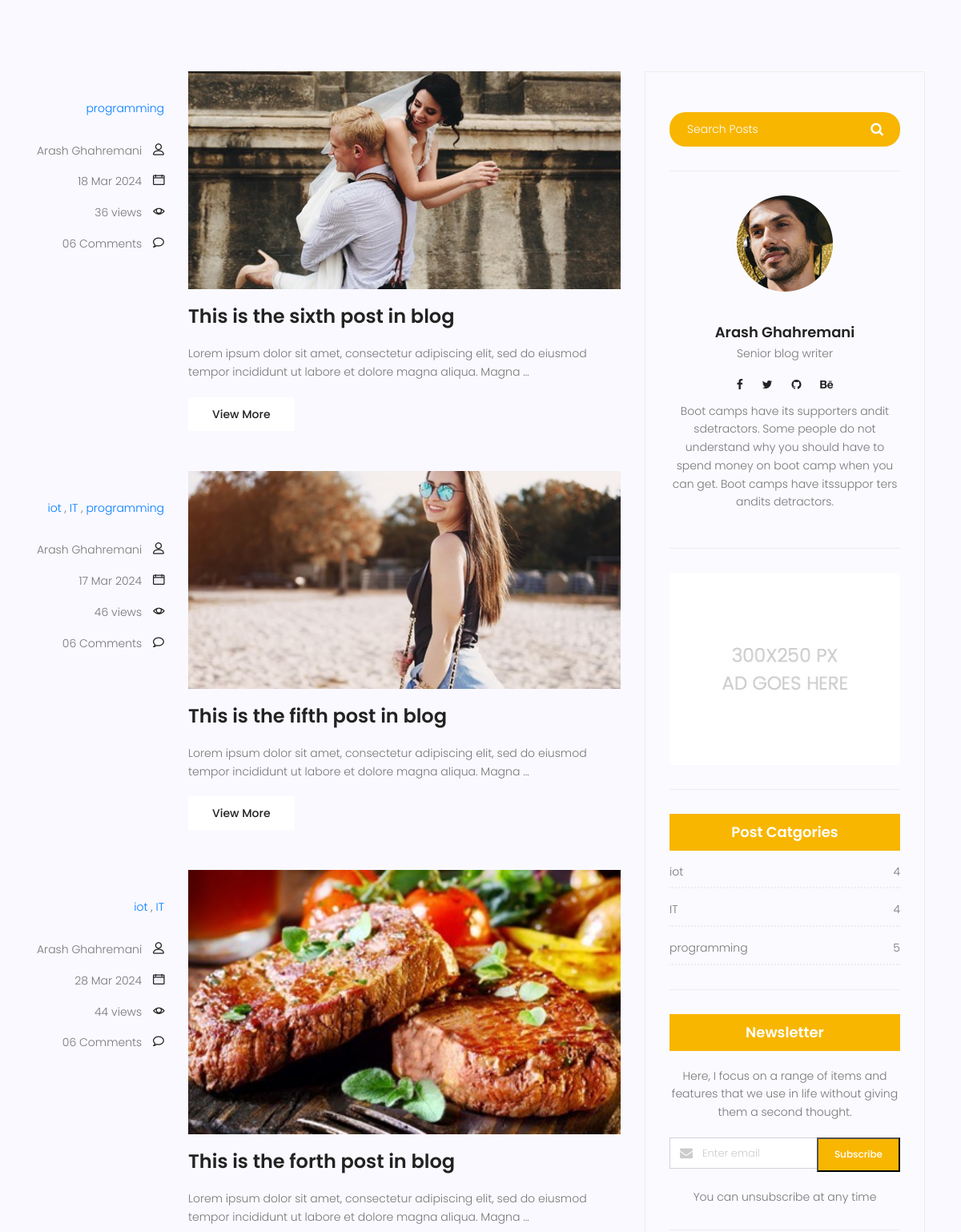
The page /blog/ (middle part) on the database as committed earlier.
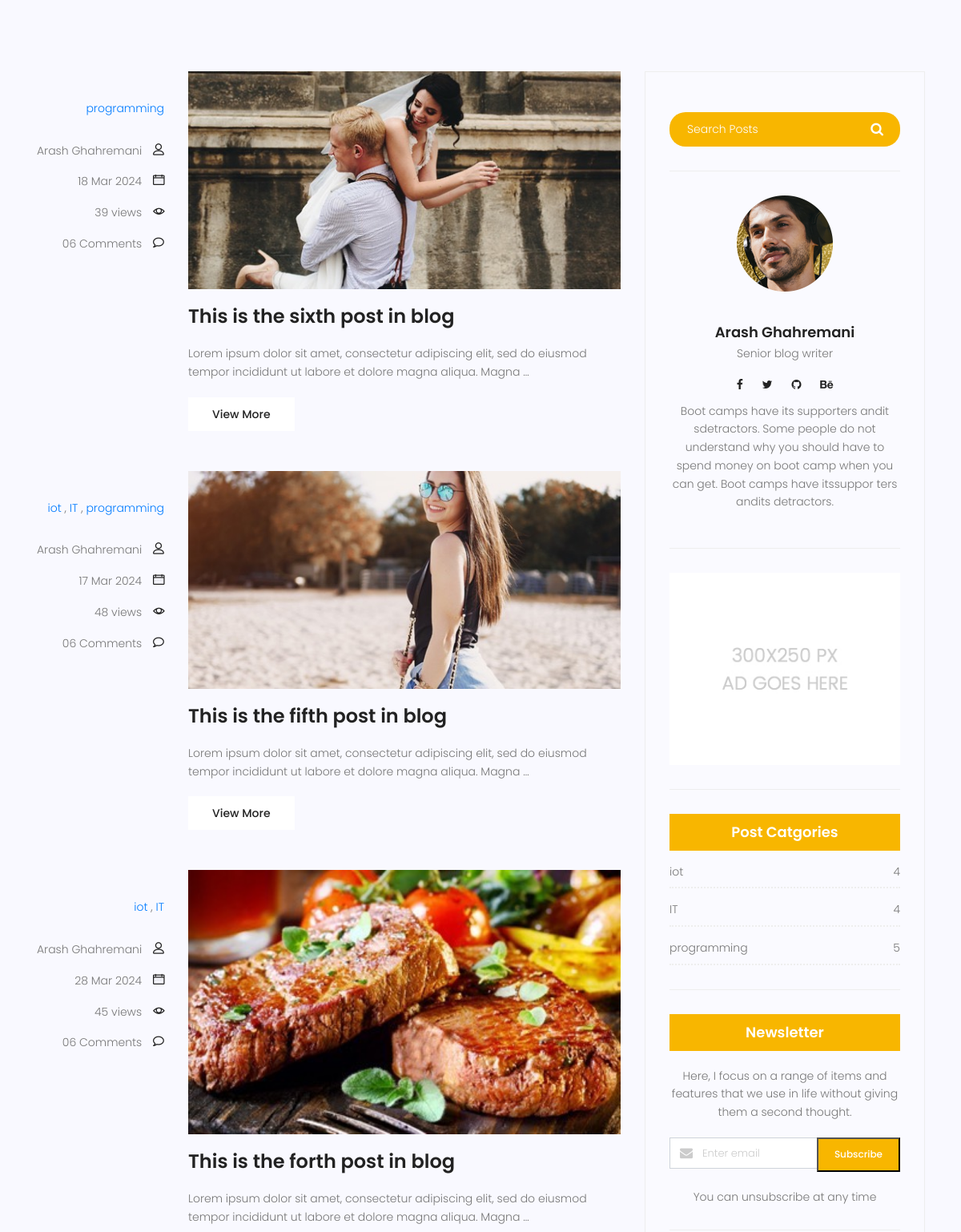
The same page on the database as committed later.
### blog/models.py (models this page shows, shortened)
class Post (models.Model) :
    image = models.ImageField(upload_to = 'blog/',default = 'blog/default.jpg')
    author = models.ForeignKey(User,on_delete=models.SET_NULL,null=True)
    title = models.CharField (max_length = 200)
    content = models.TextField ()
    category = models.ManyToManyField (Category)
    counted_view = models.IntegerField (default = 0)
    status = models.BooleanField (default = False)
    published_date = models.DateTimeField (null = True)
    created_date = models.DateTimeField (auto_now_add = True)
    update_date = models.DateTimeField (auto_now = True)
    class Meta:
        ordering = ['-created_date']
    def excerpt(self) :
        return truncatewords(self.content,20)

### blog/views.py (the view)
# urls.py: path('', blog_view, name="index"),
def blog_view(request, **kwargs) :
    posts = Post.objects.filter(status = 1, published_date__lte = timezone.now())
    if kwargs.get('cat_name') != None:
        posts = posts.filter(category__name=kwargs['cat_name'])
    if kwargs.get('author_username') != None:
        posts = posts.filter(author__username = kwargs['author_username'])
    posts = Paginator (posts,3)
    try:
        page_number = request.GET.get ('page')
        posts = posts.get_page(page_number)
    except PageNotAnInteger:
        posts = posts.get_page(1)
    except EmptyPage:
        posts = posts.get_page(1)
    context = {'posts': posts}
    return render(request, "blog/blog-home.html", context)

### blog/models.py (called while the page is built)
    def __str__(self):
        return self.name

### blog/templatetags/blog_tags.py (called while the page is built)
@register.inclusion_tag('blog/post-categories.html')
def postcategories() :
    posts = Post.objects.filter(status = 1)
    categories = Category.objects.all()
    cat_dict = {}
    for name in categories :
        cat_dict[name]=posts.filter(category=name).count()
    return {'categories':cat_dict}

### templates/blog/blog-home.html (shortened to what this page needs)
{% extends 'base.html' %}
{% load static %}
{% load blog_tags %}
{% block content %}
<section class="top-category-widget-area pt-90 pb-90 ">
</section>
<section class="post-content-area">
	<div class="container">
		<div class="row">
			<div class="col-lg-8 posts-list">
				{% for post in posts %}
				<div class="single-post row">
					<div class="col-lg-3  col-md-3 meta-details">
						<ul class="tags">
							{% for cat in post.category.all %}
								<a href="{% url 'blog:category' cat_name=cat.name %}"> {{ cat.name }}</a> {% if not forloop.last %},{% endif %}
							{% endfor %}
						</ul>
						<div class="user-details row">
							<p class="user-name col-lg-12 col-md-12 col-6"><a href="{% url 'blog:author' author_username=post.author.username %}">{{post.author.get_full_name}}</a>
								<span class="lnr lnr-user"></span></p>
							<p class="date col-lg-12 col-md-12 col-6"><a href="#">{{post.published_date|date:'d M Y'}}</a> <span
									class="lnr lnr-calendar-full"></span></p>
							<p class="view col-lg-12 col-md-12 col-6"><a href="#">{{post.counted_view}} views</a> <span
									class="lnr lnr-eye"></span></p>
							<p class="comments col-lg-12 col-md-12 col-6"><a href="#">06 Comments</a> <span
									class="lnr lnr-bubble"></span></p>
						</div>
					</div>
					<div class="col-lg-9 col-md-9 ">
						<div class="feature-img">
							<img class="img-fluid" src="{{post.image.url}}" alt="">
						</div>
						<a class="posts-title" href="{% url 'blog:single' pid=post.id%}">
							<h3>{{post.title}}</h3>
						</a>
						<p class="excert">
							{{post.excerpt}}
						</p>
						<a href={{post.id}} class="primary-btn">View More</a>
					</div>
				</div>
				{% endfor%}
			</div>
			<div class="col-lg-4 sidebar-widgets">
				<div class="widget-wrap">
						{% include 'blog/blog-search.html' %}
						{% include 'blog/blog-writer.html' %}
					    {% include 'blog/blog-ads.html' %}
						{% postcategories %}
						<div class="single-sidebar-widget newsletter-widget">
							<h4 class="newsletter-title">Newsletter</h4>
							<p>
								Here, I focus on a range of items and features that we use in life without
								giving them a second thought.
							</p>
							<form action="{% url 'website:newsletter' %}" method="post" class="subscription relative">
								<div class="form-group d-flex flex-row">
									<div class="col-autos">
										<div class="input-group">
											<div class="input-group-prepend">
												<div class="input-group-text"><i class="fa fa-envelope" aria-hidden="true"></i>
												</div>
											</div>
											<input type="email" class="form-control" id="inlineFormInputGroup" name="email"
												placeholder="Enter email" onfocus="this.placeholder = ''"
												onblur="this.placeholder = 'Enter email'">
										</div>
									</div>
									<button type="submit" class="bbtns">Subscribe</button>
								</div>
							</form>
							<p class="text-bottom">
								You can unsubscribe at any time
							</p>
						</div>
				</div>
			</div>
		</div>
	</div>
</section>
{% endblock%}

Rows that differ between the two databases and show on the page:
changed Post "This is the sixth post in blog": counted_view "36" → "39"
changed Post "This is the fifth post in blog": counted_view "46" → "48"
changed Post "This is the forth post in blog": counted_view "44" → "45"
